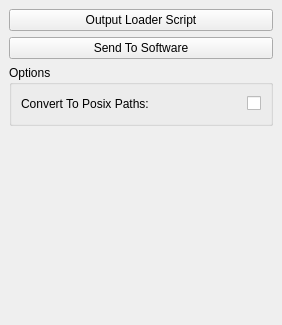
<?xml version="1.0" encoding="UTF-8"?>
<ui version="4.0">
 <class>Loader_Script_DockWidget</class>
 <widget class="QDockWidget" name="Loader_Script_DockWidget">
  <property name="geometry">
   <rect>
    <x>0</x>
    <y>0</y>
    <width>282</width>
    <height>325</height>
   </rect>
  </property>
  <property name="windowTitle">
   <string>Loader Script</string>
  </property>
  <widget class="QWidget" name="Loader_Script_dockWidgetContents">
   <layout class="QGridLayout" name="Loader_Script_dockWidgetContents_gridLayout">
    <item row="0" column="0">
     <layout class="QVBoxLayout" name="Loader_Script_verticalLayout">
      <item>
       <widget class="QPushButton" name="Output_Loader_Script_pushButton">
        <property name="statusTip">
         <string>Output Loader Script Push Button: Outputs the Loader Script.</string>
        </property>
        <property name="text">
         <string>Output Loader Script</string>
        </property>
       </widget>
      </item>
      <item>
       <widget class="QPushButton" name="Send_To_Software_pushButton">
        <property name="statusTip">
         <string>Send To Software Push Button: Direct connection to target 3d package if remote connection is available.</string>
        </property>
        <property name="text">
         <string>Send To Software</string>
        </property>
       </widget>
      </item>
     </layout>
    </item>
    <item row="3" column="0">
     <widget class="QGroupBox" name="Options_groupBox">
      <property name="title">
       <string>Options</string>
      </property>
      <layout class="QGridLayout" name="Windows_Options_groupBox_gridLayout">
       <item row="0" column="0">
        <widget class="QFrame" name="Windows_Options_frame">
         <property name="frameShape">
          <enum>QFrame::NoFrame</enum>
         </property>
         <property name="frameShadow">
          <enum>QFrame::Raised</enum>
         </property>
         <layout class="QGridLayout" name="gridLayout">
          <property name="margin">
           <number>0</number>
          </property>
          <item row="0" column="0">
           <layout class="QHBoxLayout" name="Convert_To_Posix_Paths_horizontalLayout">
            <item>
             <widget class="QLabel" name="Convert_To_Posix_Paths_label">
              <property name="text">
               <string>Convert To Posix Paths:</string>
              </property>
             </widget>
            </item>
            <item>
             <spacer name="Convert_To_Posix_Paths_horizontalSpacer">
              <property name="orientation">
               <enum>Qt::Horizontal</enum>
              </property>
              <property name="sizeHint" stdset="0">
               <size>
                <width>40</width>
                <height>20</height>
               </size>
              </property>
             </spacer>
            </item>
            <item>
             <widget class="QCheckBox" name="Convert_To_Posix_Paths_checkBox">
              <property name="statusTip">
               <string>Convert To Posix Paths Check Box: Windows paths will be converted to Unix paths, drive letters will be trimmed.</string>
              </property>
              <property name="layoutDirection">
               <enum>Qt::RightToLeft</enum>
              </property>
             </widget>
            </item>
           </layout>
          </item>
         </layout>
        </widget>
       </item>
      </layout>
     </widget>
    </item>
    <item row="4" column="0">
     <spacer name="Loader_Script_verticalSpacer">
      <property name="orientation">
       <enum>Qt::Vertical</enum>
      </property>
      <property name="sizeHint" stdset="0">
       <size>
        <width>20</width>
        <height>117</height>
       </size>
      </property>
     </spacer>
    </item>
   </layout>
  </widget>
 </widget>
 <resources/>
 <connections/>
</ui>
